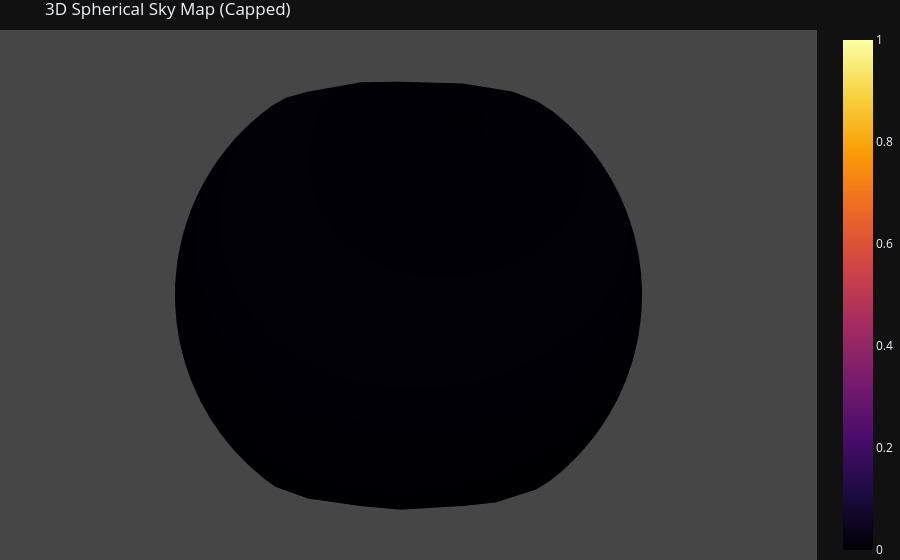

Notebook source saved alongside this figure:
### Markdown cell above
### Baseline testing

### Code cell
logger = SignalLogger()
dwa_images, bpp = dwa.run_inference(wav_file=wav_file, num_iter_power=10, logger=logger)

logger.export('output/signal_log.json')

dwa.plot_image_3D(dwa_images)
psnr = dwa.compare_to_reference(deblurred_images=dwa_images, reference_images=ref_images, normalize=True)

# Plot the PSNR values per frame for DeepWaveAccel
pl.plot_PSNR(psnr, title='PSNR DeepWaveAccel (FP, normalized), 10 iterations PI')
# dwa.save_images("deblurred_images_D1-5_freq0_dwa.npz", images=dwa_images, psnr=psnr)
